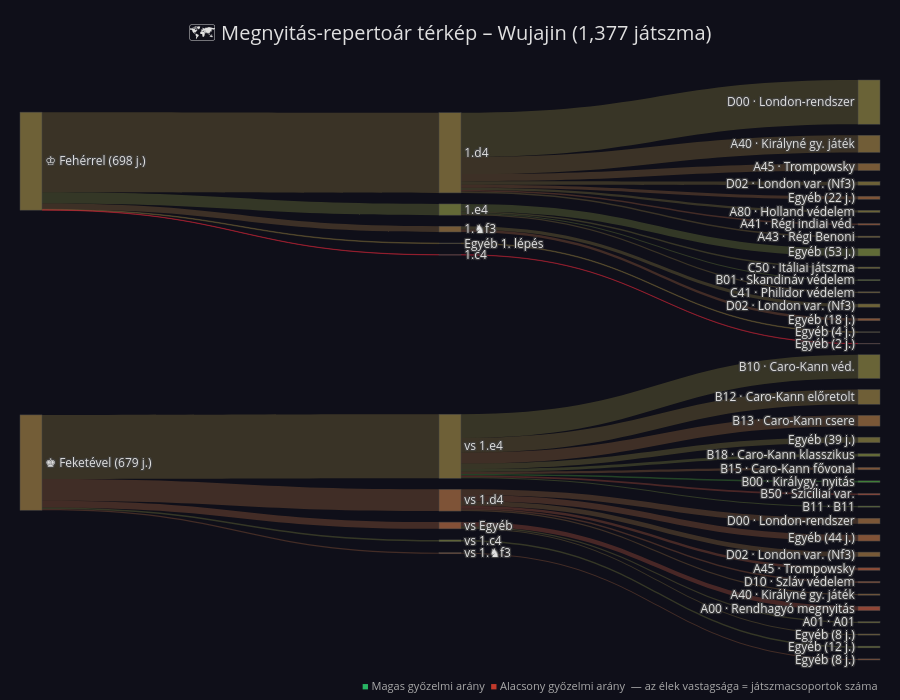

This figure's notebook cell:
### Markdown cell above
## 3. Megnyitás-repertoár térkép (Sankey-diagram)

**Olvasási útmutató:**
- A csomópontok **zöldje** = magas győzelmi arány, **pirosa** = alacsony győzelmi arány az adott vonalban.
- Az élek vastagsága arányos a lejátszott játszmák számával.
- Bal oldal: a játékos **színe**; közép: az **első lépés csoportja**; jobb: az egyes **ECO megnyitás-kódok**.
- Hover = részletes győzelem / vereség / döntetlen statisztika.

### Code cell
import chess.pgn
from collections import defaultdict, Counter
import plotly.graph_objects as go
import os

# ── ECO nevek (magyar) ────────────────────────────────────────────────────────
ECO_LABEL = {
    'D00': 'London-rendszer',       'D02': 'London var. (Nf3)',
    'D03': 'Torre-támadás',         'D10': 'Szláv védelem',
    'A40': 'Királyné gy. játék',    'A41': 'Régi indiai véd.',
    'A43': 'Régi Benoni',           'A45': 'Trompowsky',
    'A48': 'Királyindiai felállás', 'A80': 'Holland védelem',
    'A04': 'Réti-megnyitás var.',   'A00': 'Rendhagyó megnyitás',
    'B10': 'Caro-Kann véd.',        'B12': 'Caro-Kann előretolt',
    'B13': 'Caro-Kann csere',       'B15': 'Caro-Kann fővonal',
    'B18': 'Caro-Kann klasszikus',  'B00': 'Királygy. nyitás',
    'B01': 'Skandináv védelem',     'B07': 'Pirc védelem',
    'B50': 'Szicíliai var.',        'C41': 'Philidor védelem',
    'C50': 'Itáliai játszma',       'C45': 'Skót játszma',
}

def _wr_color(wr, alpha=0.85):
    r = int(220 * (1 - wr) + 40 * wr)
    g = int(40  * (1 - wr) + 180 * wr)
    return f'rgba({r},{g},60,{alpha})'

# ── PGN betöltés + játékos detektálás ────────────────────────────────────────
_pgn = os.path.join(root_dir, 'sakkpartik.pgn')
if not os.path.exists(_pgn):
    _pgn = config.PGN_FILE

_nc = Counter()
with open(_pgn, encoding='utf-8') as f:
    while (g := chess.pgn.read_game(f)):
        _nc[g.headers.get('White', '')] += 1
        _nc[g.headers.get('Black', '')] += 1
PLAYER = _nc.most_common(1)[0][0]
print(f'Elemzett játékos: {PLAYER}')

# ── Adatgyűjtés (color → first-move group → eco → [W, L, D]) ─────────────────
_UCI_W = {'e2e4': '1.e4', 'd2d4': '1.d4', 'c2c4': '1.c4', 'g1f3': '1.♞f3'}
_UCI_B = {'e2e4': 'vs 1.e4', 'd2d4': 'vs 1.d4', 'c2c4': 'vs 1.c4', 'g1f3': 'vs 1.♞f3'}

_data = {
    'white': defaultdict(lambda: defaultdict(lambda: [0, 0, 0])),
    'black': defaultdict(lambda: defaultdict(lambda: [0, 0, 0])),
}

with open(_pgn, encoding='utf-8') as f:
    while (g := chess.pgn.read_game(f)):
        h      = g.headers
        white  = h.get('White', '')
        black  = h.get('Black', '')
        result = h.get('Result', '*')
        eco    = h.get('ECO', 'N/A')[:3]
        mvs    = list(g.mainline_moves())
        if not mvs:
            continue
        fm = str(mvs[0])

        if white == PLAYER:
            grp = _UCI_W.get(fm, 'Egyéb 1. lépés')
            wld = [int(result == '1-0'), int(result == '0-1'),
                   int(result not in ('1-0', '0-1'))]
            for i, v in enumerate(wld):
                _data['white'][grp][eco][i] += v

        elif black == PLAYER:
            grp = _UCI_B.get(fm, 'vs Egyéb')
            wld = [int(result == '0-1'), int(result == '1-0'),
                   int(result not in ('1-0', '0-1'))]
            for i, v in enumerate(wld):
                _data['black'][grp][eco][i] += v

# ── Sankey csomópontok és élek ───────────────────────────────────────────────
MIN_ECO_GAMES = 8   # ennél kevesebb játszma → "Egyéb" csoportba kerül

_labels, _colors, _hovers = [], [], []
_src, _tgt, _val, _lcol, _lhov = [], [], [], [], []

def _hover(cnt, w, l, d):
    if cnt == 0:
        return 'Nincs adat'
    return (f'Összes játszma: <b>{cnt}</b><br>'
            f'Győzelem:  {w} ({w / cnt * 100:.0f}%)<br>'
            f'Vereség:   {l} ({l / cnt * 100:.0f}%)<br>'
            f'Döntetlen: {d} ({d / cnt * 100:.0f}%)')

def _node(label, cnt, w, l, d):
    wr = w / cnt if cnt else 0.5
    _labels.append(label)
    _colors.append(_wr_color(wr))
    _hovers.append(_hover(cnt, w, l, d))
    return len(_labels) - 1

def _link(src, tgt, cnt, w, l, d):
    wr = w / cnt if cnt else 0.5
    _src.append(src)
    _tgt.append(tgt)
    _val.append(cnt)
    _lcol.append(_wr_color(wr, alpha=0.38))
    _lhov.append(_hover(cnt, w, l, d))

# Gyökér csomópontok – totálokat utólag frissítjük
_wi = _node('♔ Fehérrel', 0, 0, 0, 0)
_bi = _node('♚ Feketével', 0, 0, 0, 0)
_wt = [0, 0, 0]
_bt = [0, 0, 0]

for _side, _ri, _tot in [('white', _wi, _wt), ('black', _bi, _bt)]:
    for grp, eco_dict in sorted(
            _data[_side].items(),
            key=lambda x: -sum(sum(v) for v in x[1].values())):
        gw = [sum(eco_dict[e][i] for e in eco_dict) for i in range(3)]
        gc = sum(gw)
        for i in range(3):
            _tot[i] += gw[i]
        gi = _node(grp, gc, *gw)
        _link(_ri, gi, gc, *gw)

        _other = [0, 0, 0]
        for eco, wld in sorted(eco_dict.items(), key=lambda x: -sum(x[1])):
            c = sum(wld)
            if c >= MIN_ECO_GAMES:
                name = ECO_LABEL.get(eco, eco)
                eco_idx = _node(f'{eco} · {name}', c, *wld)
                _link(gi, eco_idx, c, *wld)
            else:
                for i in range(3):
                    _other[i] += wld[i]
        oc = sum(_other)
        if oc > 0:
            oth_idx = _node(f'Egyéb ({oc} j.)', oc, *_other)
            _link(gi, oth_idx, oc, *_other)

# Gyökér csomópontok frissítése
for _ri, _t in [(_wi, _wt), (_bi, _bt)]:
    tc = sum(_t)
    _colors[_ri] = _wr_color(_t[0] / tc if tc else 0.5)
    _hovers[_ri] = _hover(tc, *_t)
    _labels[_ri] += f' ({tc} j.)'

# ── Plotly Sankey ─────────────────────────────────────────────────────────────
fig = go.Figure(go.Sankey(
    arrangement='snap',
    node=dict(
        label=_labels,
        color=_colors,
        customdata=_hovers,
        hovertemplate='<b>%{label}</b><br>%{customdata}<extra></extra>',
        pad=18,
        thickness=22,
    ),
    link=dict(
        source=_src,
        target=_tgt,
        value=_val,
        color=_lcol,
        customdata=_lhov,
        hovertemplate='%{customdata}<extra></extra>',
    ),
))

fig.add_annotation(
    x=1, y=-0.06, xref='paper', yref='paper',
    text=('<span style="color:#28b463">■</span> Magas győzelmi arány  '
          '<span style="color:#c0392b">■</span> Alacsony győzelmi arány  '
          '— az élek vastagsága = játszmacsoportok száma'),
    showarrow=False,
    font=dict(size=11, color='#aaaaaa'),
    align='right',
)

fig.update_layout(
    title=dict(
        text=f'🗺️ Megnyitás-repertoár térkép – {PLAYER} ({TOTAL:,} játszma)',
        font=dict(size=20),
        x=0.5,
        xanchor='center',
    ),
    font=dict(size=12, color='#e0e0e0'),
    template=THEME,
    paper_bgcolor='rgba(15,15,25,1)',
    height=700,
    margin=dict(l=20, r=20, t=80, b=40),
)

fig.show()
# fig.write_html(os.path.join(config.PLOTS_DIR, 'opening_sankey.html'))

### Figure 1 — Plotly figure (JSON) as saved in the notebook; plotly's stock layout.template omitted (floating-point values rounded to 4 significant figures)
{"data": [{"arrangement": "snap", "link": {"color": ["rgba(128,111,60,0.38)", "rgba(123,115,60,0.38)", "rgba(131,108,60,0.38)", "rgba(138,103,60,0.38)", "rgba(126,112,60,0.38)", "rgba(124,114,60,0.38)", "rgba(154,90,60,0.38)", "rgba(130,110,60,0.38)", "rgba(146,97,60,0.38)", "rgba(114,122,60,0.38)", "rgba(121,116,60,0.38)", "rgba(107,127,60,0.38)", "rgba(130,110,60,0.38)", "rgba(111,124,60,0.38)", "rgba(136,104,60,0.38)", "rgba(126,113,60,0.38)", "rgba(150,94,60,0.38)", "rgba(130,110,60,0.38)", "rgba(130,110,60,0.38)", "rgba(220,40,60,0.38)", "rgba(220,40,60,0.38)", "rgba(127,111,60,0.38)", "rgba(122,116,60,0.38)", "rgba(129,110,60,0.38)", "rgba(142,100,60,0.38)", "rgba(115,121,60,0.38)", "rgba(145,97,60,0.38)", "rgba(72,154,60,0.38)", "rgba(170,78,60,0.38)", "rgba(107,127,60,0.38)", "rgba(123,115,60,0.38)", "rgba(146,96,60,0.38)", "rgba(143,99,60,0.38)", "rgba(138,103,60,0.38)", "rgba(160,86,60,0.38)", "rgba(154,90,60,0.38)", "rgba(140,102,60,0.38)", "rgba(150,94,60,0.38)", "rgba(152,92,60,0.38)", "rgba(167,80,60,0.38)", "rgba(120,117,60,0.38)", "rgba(130,110,60,0.38)", "rgba(115,121,60,0.38)", "rgba(115,121,60,0.38)", "rgba(152,92,60,0.38)", "rgba(152,92,60,0.38)"], "customdata": ["Összes játszma: <b>571</b><br>Győzelem:  291 (51%)<br>Vereség:   263 (46%)<br>Döntetlen: 17 (3%)", "Összes játszma: <b>315</b><br>Győzelem:  169 (54%)<br>Vereség:   136 (43%)<br>Döntetlen: 10 (3%)", "Összes játszma: <b>122</b><br>Győzelem:  60 (49%)<br>Vereség:   59 (48%)<br>Döntetlen: 3 (2%)", "Összes játszma: <b>51</b><br>Győzelem:  23 (45%)<br>Vereség:   26 (51%)<br>Döntetlen: 2 (4%)", "Összes játszma: <b>25</b><br>Győzelem:  13 (52%)<br>Vereség:   12 (48%)<br>Döntetlen: 0 (0%)", "Összes játszma: <b>15</b><br>Győzelem:  8 (53%)<br>Vereség:   7 (47%)<br>Döntetlen: 0 (0%)", "Összes játszma: <b>11</b><br>Győzelem:  4 (36%)<br>Vereség:   7 (64%)<br>Döntetlen: 0 (0%)", "Összes játszma: <b>10</b><br>Győzelem:  5 (50%)<br>Vereség:   4 (40%)<br>Döntetlen: 1 (10%)", "Összes játszma: <b>22</b><br>Győzelem:  9 (41%)<br>Vereség:   12 (55%)<br>Döntetlen: 1 (5%)", "Összes játszma: <b>80</b><br>Győzelem:  47 (59%)<br>Vereség:   30 (38%)<br>Döntetlen: 3 (4%)", "Összes játszma: <b>11</b><br>Győzelem:  6 (55%)<br>Vereség:   5 (45%)<br>Döntetlen: 0 (0%)", "Összes játszma: <b>8</b><br>Győzelem:  5 (62%)<br>Vereség:   2 (25%)<br>Döntetlen: 1 (12%)", "Összes játszma: <b>8</b><br>Győzelem:  4 (50%)<br>Vereség:   4 (50%)<br>Döntetlen: 0 (0%)", "Összes játszma: <b>53</b><br>Győzelem:  32 (60%)<br>Vereség:   19 (36%)<br>Döntetlen: 2 (4%)", "Összes játszma: <b>41</b><br>Győzelem:  19 (46%)<br>Vereség:   18 (44%)<br>Döntetlen: 4 (10%)", "Összes játszma: <b>23</b><br>Győzelem:  12 (52%)<br>Vereség:   9 (39%)<br>Döntetlen: 2 (9%)", "Összes játszma: <b>18</b><br>Győzelem:  7 (39%)<br>Vereség:   9 (50%)<br>Döntetlen: 2 (11%)", "Összes játszma: <b>4</b><br>Győzelem:  2 (50%)<br>Vereség:   2 (50%)<br>Döntetlen: 0 (0%)", "Összes játszma: <b>4</b><br>Győzelem:  2 (50%)<br>Vereség:   2 (50%)<br>Döntetlen: 0 (0%)", "Összes játszma: <b>2</b><br>Győzelem:  0 (0%)<br>Vereség:   2 (100%)<br>Döntetlen: 0 (0%)", "Összes játszma: <b>2</b><br>Győzelem:  0 (0%)<br>Vereség:   2 (100%)<br>Döntetlen: 0 (0%)", "Összes játszma: <b>456</b><br>Győzelem:  234 (51%)<br>Vereség:   206 (45%)<br>Döntetlen: 16 (4%)", "Összes játszma: <b>169</b><br>Győzelem:  92 (54%)<br>Vereség:   70 (41%)<br>Döntetlen: 7 (4%)", "Összes játszma: <b>105</b><br>Győzelem:  53 (50%)<br>Vereség:   49 (47%)<br>Döntetlen: 3 (3%)", "Összes játszma: <b>77</b><br>Győzelem:  33 (43%)<br>Vereség:   42 (55%)<br>Döntetlen: 2 (3%)", "Összes játszma: <b>19</b><br>Győzelem:  11 (58%)<br>Vereség:   8 (42%)<br>Döntetlen: 0 (0%)", "Összes játszma: <b>17</b><br>Győzelem:  7 (41%)<br>Vereség:   8 (47%)<br>Döntetlen: 2 (12%)", "Összes játszma: <b>11</b><br>Győzelem:  9 (82%)<br>Vereség:   1 (9%)<br>Döntetlen: 1 (9%)", "Összes játszma: <b>11</b><br>Győzelem:  3 (27%)<br>Vereség:   8 (73%)<br>Döntetlen: 0 (0%)", "Összes játszma: <b>8</b><br>Győzelem:  5 (62%)<br>Vereség:   3 (38%)<br>Döntetlen: 0 (0%)", "Összes játszma: <b>39</b><br>Győzelem:  21 (54%)<br>Vereség:   17 (44%)<br>Döntetlen: 1 (3%)", "Összes játszma: <b>155</b><br>Győzelem:  63 (41%)<br>Vereség:   85 (55%)<br>Döntetlen: 7 (5%)", "Összes játszma: <b>40</b><br>Győzelem:  17 (42%)<br>Vereség:   23 (57%)<br>Döntetlen: 0 (0%)", "Összes játszma: <b>33</b><br>Győzelem:  15 (45%)<br>Vereség:   16 (48%)<br>Döntetlen: 2 (6%)", "Összes játszma: <b>18</b><br>Győzelem:  6 (33%)<br>Vereség:   10 (56%)<br>Döntetlen: 2 (11%)", "Összes játszma: <b>11</b><br>Győzelem:  4 (36%)<br>Vereség:   6 (55%)<br>Döntetlen: 1 (9%)", "Összes játszma: <b>9</b><br>Győzelem:  4 (44%)<br>Vereség:   4 (44%)<br>Döntetlen: 1 (11%)", "Összes játszma: <b>44</b><br>Győzelem:  17 (39%)<br>Vereség:   26 (59%)<br>Döntetlen: 1 (2%)", "Összes játszma: <b>48</b><br>Győzelem:  18 (38%)<br>Vereség:   25 (52%)<br>Döntetlen: 5 (10%)", "Összes játszma: <b>31</b><br>Győzelem:  9 (29%)<br>Vereség:   17 (55%)<br>Döntetlen: 5 (16%)", "Összes játszma: <b>9</b><br>Győzelem:  5 (56%)<br>Vereség:   4 (44%)<br>Döntetlen: 0 (0%)", "Összes játszma: <b>8</b><br>Győzelem:  4 (50%)<br>Vereség:   4 (50%)<br>Döntetlen: 0 (0%)", "Összes játszma: <b>12</b><br>Győzelem:  7 (58%)<br>Vereség:   5 (42%)<br>Döntetlen: 0 (0%)", "Összes játszma: <b>12</b><br>Győzelem:  7 (58%)<br>Vereség:   5 (42%)<br>Döntetlen: 0 (0%)", "Összes játszma: <b>8</b><br>Győzelem:  3 (38%)<br>Vereség:   5 (62%)<br>Döntetlen: 0 (0%)", "Összes játszma: <b>8</b><br>Győzelem:  3 (38%)<br>Vereség:   5 (62%)<br>Döntetlen: 0 (0%)"], "hovertemplate": "%{customdata}<extra></extra>", "source": [0, 2, 2, 2, 2, 2, 2, 2, 2, 0, 11, 11, 11, 11, 0, 16, 16, 0, 19, 0, 21, 1, 23, 23, 23, 23, 23, 23, 23, 23, 23, 1, 33, 33, 33, 33, 33, 33, 1, 40, 40, 40, 1, 44, 1, 46], "target": [2, 3, 4, 5, 6, 7, 8, 9, 10, 11, 12, 13, 14, 15, 16, 17, 18, 19, 20, 21, 22, 23, 24, 25, 26, 27, 28, 29, 30, 31, 32, 33, 34, 35, 36, 37, 38, 39, 40, 41, 42, 43, 44, 45, 46, 47], "value": [571, 315, 122, 51, 25, 15, 11, 10, 22, 80, 11, 8, 8, 53, 41, 23, 18, 4, 4, 2, 2, 456, 169, 105, 77, 19, 17, 11, 11, 8, 39, 155, 40, 33, 18, 11, 9, 44, 48, 31, 9, 8, 12, 12, 8, 8]}, "node": {"color": ["rgba(127,112,60,0.85)", "rgba(133,107,60,0.85)", "rgba(128,111,60,0.85)", "rgba(123,115,60,0.85)", "rgba(131,108,60,0.85)", "rgba(138,103,60,0.85)", "rgba(126,112,60,0.85)", "rgba(124,114,60,0.85)", "rgba(154,90,60,0.85)", "rgba(130,110,60,0.85)", "rgba(146,97,60,0.85)", "rgba(114,122,60,0.85)", "rgba(121,116,60,0.85)", "rgba(107,127,60,0.85)", "rgba(130,110,60,0.85)", "rgba(111,124,60,0.85)", "rgba(136,104,60,0.85)", "rgba(126,113,60,0.85)", "rgba(150,94,60,0.85)", "rgba(130,110,60,0.85)", "rgba(130,110,60,0.85)", "rgba(220,40,60,0.85)", "rgba(220,40,60,0.85)", "rgba(127,111,60,0.85)", "rgba(122,116,60,0.85)", "rgba(129,110,60,0.85)", "rgba(142,100,60,0.85)", "rgba(115,121,60,0.85)", "rgba(145,97,60,0.85)", "rgba(72,154,60,0.85)", "rgba(170,78,60,0.85)", "rgba(107,127,60,0.85)", "rgba(123,115,60,0.85)", "rgba(146,96,60,0.85)", "rgba(143,99,60,0.85)", "rgba(138,103,60,0.85)", "rgba(160,86,60,0.85)", "rgba(154,90,60,0.85)", "rgba(140,102,60,0.85)", "rgba(150,94,60,0.85)", "rgba(152,92,60,0.85)", "rgba(167,80,60,0.85)", "rgba(120,117,60,0.85)", "rgba(130,110,60,0.85)", "rgba(115,121,60,0.85)", "rgba(115,121,60,0.85)", "rgba(152,92,60,0.85)", "rgba(152,92,60,0.85)"], "customdata": ["Összes játszma: <b>698</b><br>Győzelem:  359 (51%)<br>Vereség:   315 (45%)<br>Döntetlen: 24 (3%)", "Összes játszma: <b>679</b><br>Győzelem:  325 (48%)<br>Vereség:   326 (48%)<br>Döntetlen: 28 (4%)", "Összes játszma: <b>571</b><br>Győzelem:  291 (51%)<br>Vereség:   263 (46%)<br>Döntetlen: 17 (3%)", "Összes játszma: <b>315</b><br>Győzelem:  169 (54%)<br>Vereség:   136 (43%)<br>Döntetlen: 10 (3%)", "Összes játszma: <b>122</b><br>Győzelem:  60 (49%)<br>Vereség:   59 (48%)<br>Döntetlen: 3 (2%)", "Összes játszma: <b>51</b><br>Győzelem:  23 (45%)<br>Vereség:   26 (51%)<br>Döntetlen: 2 (4%)", "Összes játszma: <b>25</b><br>Győzelem:  13 (52%)<br>Vereség:   12 (48%)<br>Döntetlen: 0 (0%)", "Összes játszma: <b>15</b><br>Győzelem:  8 (53%)<br>Vereség:   7 (47%)<br>Döntetlen: 0 (0%)", "Összes játszma: <b>11</b><br>Győzelem:  4 (36%)<br>Vereség:   7 (64%)<br>Döntetlen: 0 (0%)", "Összes játszma: <b>10</b><br>Győzelem:  5 (50%)<br>Vereség:   4 (40%)<br>Döntetlen: 1 (10%)", "Összes játszma: <b>22</b><br>Győzelem:  9 (41%)<br>Vereség:   12 (55%)<br>Döntetlen: 1 (5%)", "Összes játszma: <b>80</b><br>Győzelem:  47 (59%)<br>Vereség:   30 (38%)<br>Döntetlen: 3 (4%)", "Összes játszma: <b>11</b><br>Győzelem:  6 (55%)<br>Vereség:   5 (45%)<br>Döntetlen: 0 (0%)", "Összes játszma: <b>8</b><br>Győzelem:  5 (62%)<br>Vereség:   2 (25%)<br>Döntetlen: 1 (12%)", "Összes játszma: <b>8</b><br>Győzelem:  4 (50%)<br>Vereség:   4 (50%)<br>Döntetlen: 0 (0%)", "Összes játszma: <b>53</b><br>Győzelem:  32 (60%)<br>Vereség:   19 (36%)<br>Döntetlen: 2 (4%)", "Összes játszma: <b>41</b><br>Győzelem:  19 (46%)<br>Vereség:   18 (44%)<br>Döntetlen: 4 (10%)", "Összes játszma: <b>23</b><br>Győzelem:  12 (52%)<br>Vereség:   9 (39%)<br>Döntetlen: 2 (9%)", "Összes játszma: <b>18</b><br>Győzelem:  7 (39%)<br>Vereség:   9 (50%)<br>Döntetlen: 2 (11%)", "Összes játszma: <b>4</b><br>Győzelem:  2 (50%)<br>Vereség:   2 (50%)<br>Döntetlen: 0 (0%)", "Összes játszma: <b>4</b><br>Győzelem:  2 (50%)<br>Vereség:   2 (50%)<br>Döntetlen: 0 (0%)", "Összes játszma: <b>2</b><br>Győzelem:  0 (0%)<br>Vereség:   2 (100%)<br>Döntetlen: 0 (0%)", "Összes játszma: <b>2</b><br>Győzelem:  0 (0%)<br>Vereség:   2 (100%)<br>Döntetlen: 0 (0%)", "Összes játszma: <b>456</b><br>Győzelem:  234 (51%)<br>Vereség:   206 (45%)<br>Döntetlen: 16 (4%)", "Összes játszma: <b>169</b><br>Győzelem:  92 (54%)<br>Vereség:   70 (41%)<br>Döntetlen: 7 (4%)", "Összes játszma: <b>105</b><br>Győzelem:  53 (50%)<br>Vereség:   49 (47%)<br>Döntetlen: 3 (3%)", "Összes játszma: <b>77</b><br>Győzelem:  33 (43%)<br>Vereség:   42 (55%)<br>Döntetlen: 2 (3%)", "Összes játszma: <b>19</b><br>Győzelem:  11 (58%)<br>Vereség:   8 (42%)<br>Döntetlen: 0 (0%)", "Összes játszma: <b>17</b><br>Győzelem:  7 (41%)<br>Vereség:   8 (47%)<br>Döntetlen: 2 (12%)", "Összes játszma: <b>11</b><br>Győzelem:  9 (82%)<br>Vereség:   1 (9%)<br>Döntetlen: 1 (9%)", "Összes játszma: <b>11</b><br>Győzelem:  3 (27%)<br>Vereség:   8 (73%)<br>Döntetlen: 0 (0%)", "Összes játszma: <b>8</b><br>Győzelem:  5 (62%)<br>Vereség:   3 (38%)<br>Döntetlen: 0 (0%)", "Összes játszma: <b>39</b><br>Győzelem:  21 (54%)<br>Vereség:   17 (44%)<br>Döntetlen: 1 (3%)", "Összes játszma: <b>155</b><br>Győzelem:  63 (41%)<br>Vereség:   85 (55%)<br>Döntetlen: 7 (5%)", "Összes játszma: <b>40</b><br>Győzelem:  17 (42%)<br>Vereség:   23 (57%)<br>Döntetlen: 0 (0%)", "Összes játszma: <b>33</b><br>Győzelem:  15 (45%)<br>Vereség:   16 (48%)<br>Döntetlen: 2 (6%)", "Összes játszma: <b>18</b><br>Győzelem:  6 (33%)<br>Vereség:   10 (56%)<br>Döntetlen: 2 (11%)", "Összes játszma: <b>11</b><br>Győzelem:  4 (36%)<br>Vereség:   6 (55%)<br>Döntetlen: 1 (9%)", "Összes játszma: <b>9</b><br>Győzelem:  4 (44%)<br>Vereség:   4 (44%)<br>Döntetlen: 1 (11%)", "Összes játszma: <b>44</b><br>Győzelem:  17 (39%)<br>Vereség:   26 (59%)<br>Döntetlen: 1 (2%)", "Összes játszma: <b>48</b><br>Győzelem:  18 (38%)<br>Vereség:   25 (52%)<br>Döntetlen: 5 (10%)", "Összes játszma: <b>31</b><br>Győzelem:  9 (29%)<br>Vereség:   17 (55%)<br>Döntetlen: 5 (16%)", "Összes játszma: <b>9</b><br>Győzelem:  5 (56%)<br>Vereség:   4 (44%)<br>Döntetlen: 0 (0%)", "Összes játszma: <b>8</b><br>Győzelem:  4 (50%)<br>Vereség:   4 (50%)<br>Döntetlen: 0 (0%)", "Összes játszma: <b>12</b><br>Győzelem:  7 (58%)<br>Vereség:   5 (42%)<br>Döntetlen: 0 (0%)", "Összes játszma: <b>12</b><br>Győzelem:  7 (58%)<br>Vereség:   5 (42%)<br>Döntetlen: 0 (0%)", "Összes játszma: <b>8</b><br>Győzelem:  3 (38%)<br>Vereség:   5 (62%)<br>Döntetlen: 0 (0%)", "Összes játszma: <b>8</b><br>Győzelem:  3 (38%)<br>Vereség:   5 (62%)<br>Döntetlen: 0 (0%)"], "hovertemplate": "<b>%{label}</b><br>%{customdata}<extra></extra>", "label": ["♔ Fehérrel (698 j.)", "♚ Feketével (679 j.)", "1.d4", "D00 · London-rendszer", "A40 · Királyné gy. játék", "A45 · Trompowsky", "D02 · London var. (Nf3)", "A80 · Holland védelem", "A41 · Régi indiai véd.", "A43 · Régi Benoni", "Egyéb (22 j.)", "1.e4", "C50 · Itáliai játszma", "B01 · Skandináv védelem", "C41 · Philidor védelem", "Egyéb (53 j.)", "1.♞f3", "D02 · London var. (Nf3)", "Egyéb (18 j.)", "Egyéb 1. lépés", "Egyéb (4 j.)", "1.c4", "Egyéb (2 j.)", "vs 1.e4", "B10 · Caro-Kann véd.", "B12 · Caro-Kann előretolt", "B13 · Caro-Kann csere", "B18 · Caro-Kann klasszikus", "B15 · Caro-Kann fővonal", "B00 · Királygy. nyitás", "B50 · Szicíliai var.", "B11 · B11", "Egyéb (39 j.)", "vs 1.d4", "D00 · London-rendszer", "D02 · London var. (Nf3)", "A45 · Trompowsky", "D10 · Szláv védelem", "A40 · Királyné gy. játék", "Egyéb (44 j.)", "vs Egyéb", "A00 · Rendhagyó megnyitás", "A01 · A01", "Egyéb (8 j.)", "vs 1.c4", "Egyéb (12 j.)", "vs 1.♞f3", "Egyéb (8 j.)"], "pad": 18, "thickness": 22}, "type": "sankey"}], "layout": {"annotations": [{"align": "right", "font": {"color": "#aaaaaa", "size": 11}, "showarrow": false, "text": "<span style=\"color:#28b463\">■</span> Magas győzelmi arány  <span style=\"color:#c0392b\">■</span> Alacsony győzelmi arány  — az élek vastagsága = játszmacsoportok száma", "x": 1, "xref": "paper", "y": -0.06, "yref": "paper"}], "font": {"color": "#e0e0e0", "size": 12}, "height": 700, "margin": {"b": 40, "l": 20, "r": 20, "t": 80}, "paper_bgcolor": "rgba(15,15,25,1)", "title": {"font": {"size": 20}, "text": "🗺️ Megnyitás-repertoár térkép – Wujajin (1,377 játszma)", "x": 0.5, "xanchor": "center"}}}
